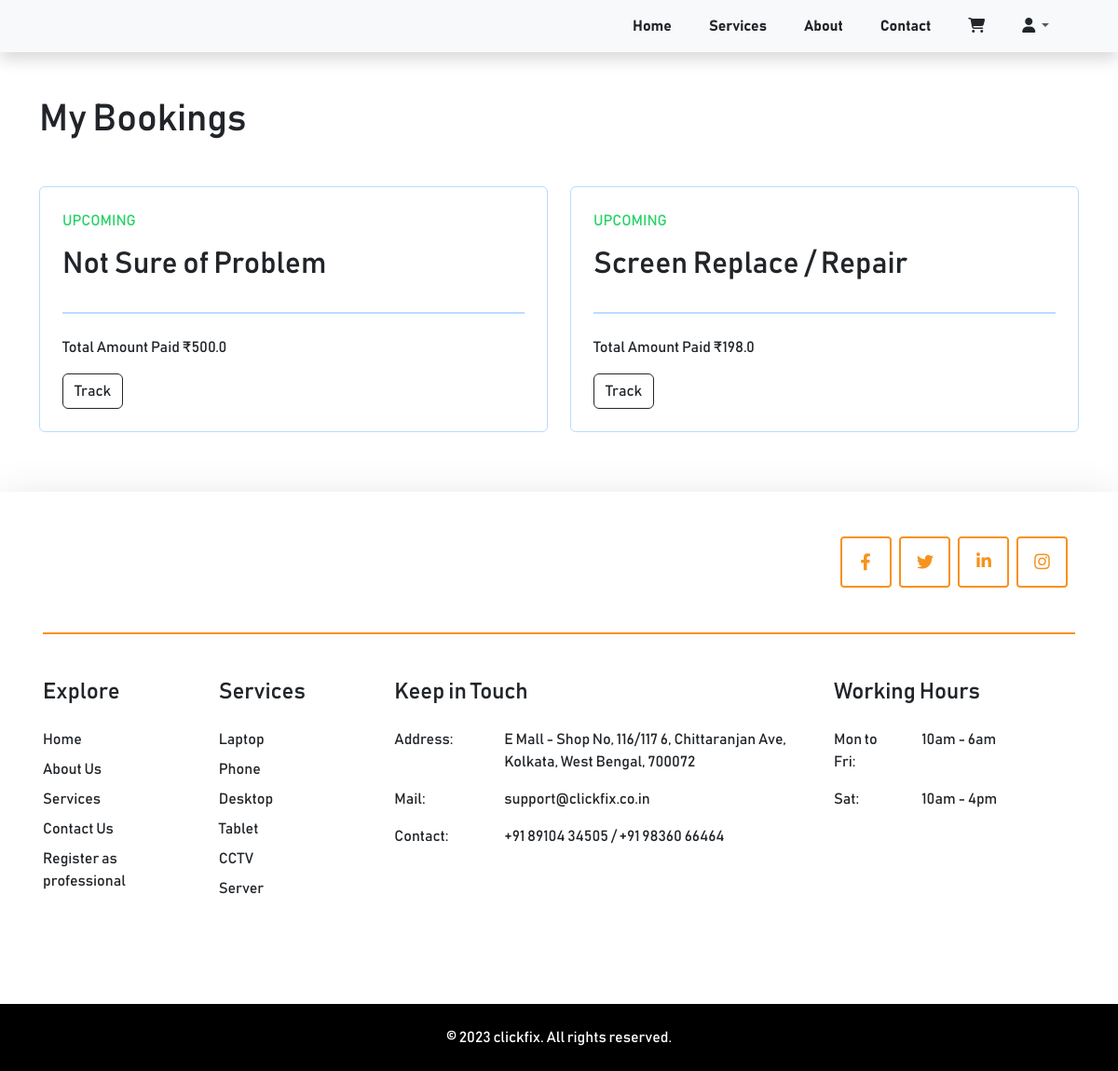
The page /bookings/ (signed in) on the database as committed earlier.
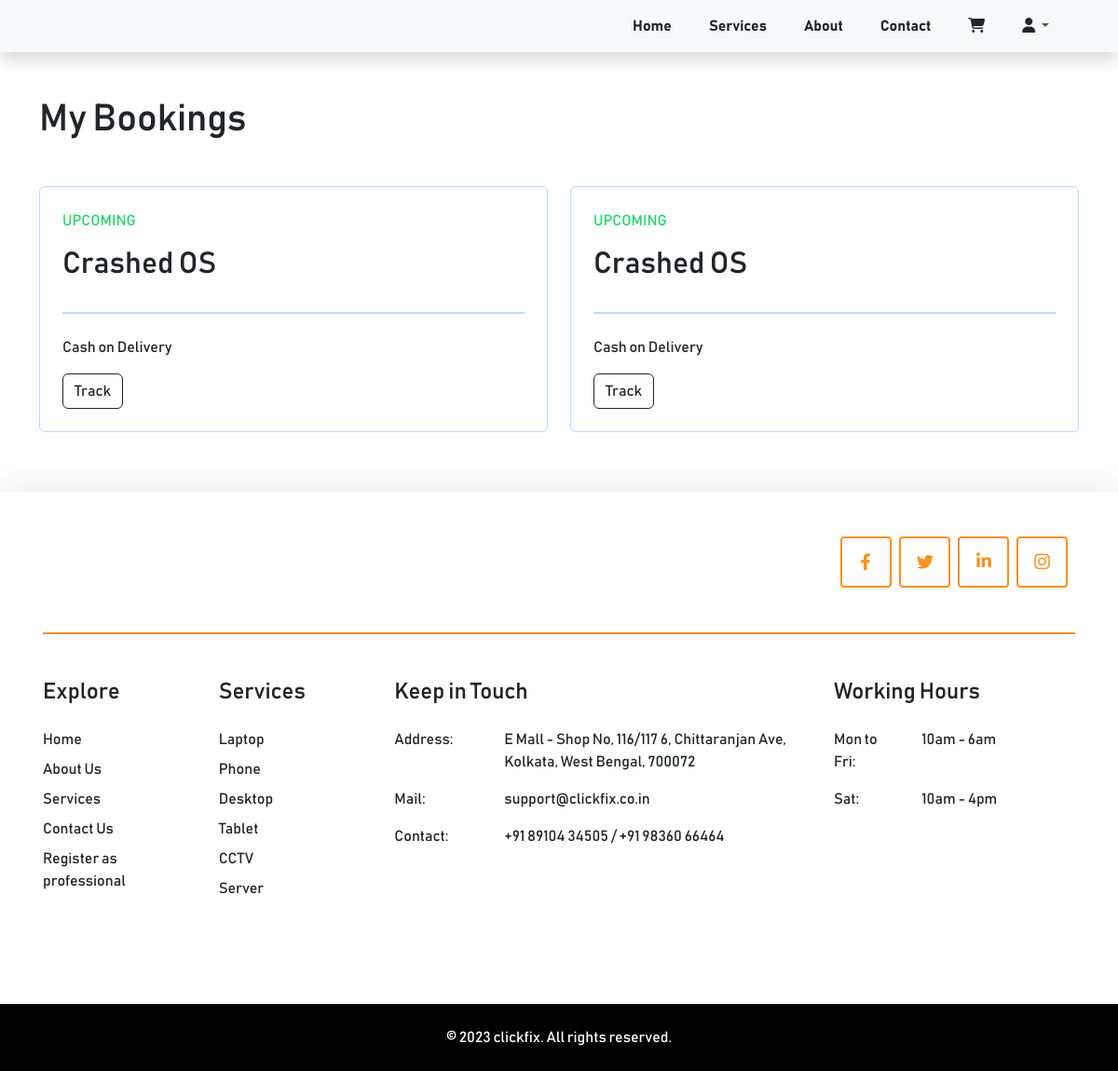
The same page on the database as committed later.
### razorpayAPI/models.py (models this page shows, shortened)
class OrderItem(models.Model):
    class Meta:
        verbose_name_plural = 'Order Items'
    TIME_SLOTS = (
        ("10am-12pm", "10am-12pm"),
        ("12pm-2pm", "12pm-2pm"),
        ("2pm-4pm", "2pm-4pm"),
        ("4pm-7pm", "4pm-7pm"),
    )
    order = models.ForeignKey(Order, on_delete=models.CASCADE, related_name="orderitems")
    sub_service = models.ForeignKey(SubServices, on_delete=models.CASCADE)
    quantity = models.IntegerField(default=0)
    start_date = models.DateField(null=True)
    time_slot = models.CharField(max_length=20, choices=TIME_SLOTS, default=1)
    created_at = models.DateTimeField(auto_now_add=True)
    updated_at = models.DateTimeField(auto_now=True)

class Order(models.Model):
    class Meta:
        verbose_name_plural = 'Orders'
    PAYMENT_CHOICES = (
        ('Pending', 'Pending'),
        ('Paid', 'Paid'),
        ('Failed', 'Failed'))
    BOOKING_CHOICES = (
        ('Upcoming', 'Upcoming'),
        ('Rescheduled', 'Rescheduled'),
        ('Job Completed', 'Job Completed'),
        ('Booking Not Accepted', 'Booking Not Accepted'))
    TRACKING_CHOICES = (
        (1, 'Booked Today'),
        (2, 'Out For Service'),
        (3, 'Service Begun'),
        (4, 'Service Completed'))
    PAYMENT_MODE = (
        ("cash_on_delivery", 'Cash on Delivery'),
        ("razorpay", "Razorpay"))
    user = models.ForeignKey(Profile, on_delete=models.CASCADE, null=True, blank=True)
    cart_id = models.CharField(max_length=10)
    session_id = models.CharField(max_length=100, null=True, blank=True)
    billing_details = models.ForeignKey(BillingDetails, on_delete=models.CASCADE)
    total_cost = models.FloatField(default=0.0)
    payment_status = models.CharField(max_length=20, choices=PAYMENT_CHOICES, default='Pending')
    razorpay_order_id = models.CharField(max_length=100, default="", null=True, blank=True)
    razorpay_payment_id = models.CharField(max_length=100, default="", null=True, blank=True)
    booking_status = models.CharField(max_length=30, choices=BOOKING_CHOICES, null=True, blank=True, default="Upcoming")
    tracking_status = models.IntegerField(choices=TRACKING_CHOICES, null=True, blank=True, default=1)
    service_provider = models.ForeignKey(Handyman, on_delete=models.SET_NULL, null=True, blank=True)
    payment_mode = models.CharField(max_length=20, choices=PAYMENT_MODE, null=True, blank=True, default="razorpay")
    show_amount_in_bookings = models.BooleanField(default=False)
    created_at = models.DateTimeField(auto_now_add=True)
    updated_at = models.DateTimeField(auto_now=True)

### clickfix/models.py (models this page shows)
class SubServices(models.Model):
    class Meta:
        verbose_name_plural = 'Sub Services'
    service = models.ForeignKey(Services, on_delete=models.CASCADE)
    sub_service_name = models.CharField(max_length=255)
    sub_service_card_image = models.ImageField(upload_to='service_cards', help_text='Small card image on left')
    sub_service_main_image = models.ImageField(upload_to='service_cards', help_text='Big card image on Right, which we scroll')
    sub_service_price = models.FloatField(default=0, null=True, blank=True)
    price_details = RichTextField(blank=True, null=True)
    description = RichTextField(blank=True, null=True)
    created_at = models.DateTimeField(auto_now_add=True)
    updated_at = models.DateTimeField(auto_now=True)
    def __str__(self):
        return self.sub_service_name

### clickfix/views.py (the view)
# urls.py: path('bookings/', views.bookings, name='bookings'),
def bookings(request):
    cart = get_cart(request)
    orders = []
    if request.user.is_authenticated:
        orders_by_logged_in_user = Order.objects.filter(user=request.user).order_by('-created_at')
        for order in orders_by_logged_in_user:
            orders.append(order)
    if 'nonuser' in request.session:
        orders_as_a_guest = Order.objects.filter(session_id=request.session['nonuser']).order_by('-created_at')
        for order in orders_as_a_guest:
            orders.append(order)
    order_items = []
    for item in orders:
        order_items += item.orderitems.all()
    data = {}
    data['cart'] = cart
    data['order_items'] = order_items
    return render(request, 'bookings.html', data)

### clickfix/views.py (called while the page is built)
def get_cart(request):
    try:
        if request.user.is_authenticated:
            cart = Cart.objects.get(user=request.user)
        else:
            cart = Cart.objects.get(session_id=request.session['nonuser'])
    except:
        cart = None
    return cart

### templates/bookings.html (shortened to what this page needs)
{% extends 'base.html' %}
{% load static %}
{% block content %}
    {% include 'includes/navbar.html' %}
    <div class="container my-5">
        {% if order_items %}
        <h1 class="mb-5">My Bookings</h1>
        {% endif %}
        <div class="row">
            {% for item in order_items %}
            <div class="col-md-6 mb-3">
                <div class="d-flex flex-column rounded p-4" style="border: 1px solid #BADBFF;">
                    <div class="d-flex flex-column">
                        {% if item.order.booking_status == "Upcoming" %}
                            <p class="text-uppercase" style="color: #25d366;">UPCOMING</p>
                        {% elif item.order.booking_status == "Booking Not Accepted" or item.order.payment_status == "Failed" %}
                            <p class="text-uppercase text-danger">BOOKING NOT ACCEPTED</p>
                        {% elif item.order.booking_status == "Rescheduled" %}
                            <p class="text-uppercase text-warning">Rescheduled</p>
                        {% elif item.order.booking_status == "Job Completed" %}
                            <p class="text-uppercase" style="color: #25d366;">Job Completed</p>
                        {% endif %}
                        <h2>{{ item.sub_service }}</h2>
                    </div>
                    <div class="my-4" style="border:1px solid #BADBFF;"></div>
                    <div class="row">
                        <div class="col-md-6 col-12 mb-3">
                            {% if item.order.payment_status == "Failed" %}
                                <span>Payment Failed</span>
                            {% else %}
                                {% if item.order.payment_mode == "cash_on_delivery" and not item.order.show_amount_in_bookings %}
                                <span>Cash on Delivery</span>
                                {% else %}
                                <span>Total Amount Paid ₹{{item.order.total_cost}}</span>
                                {% endif %}
                            {% endif %}
                        </div>
                        <div class="col-12">
                            <div class="d-flex">
                                {% if item.order.payment_status == "Failed" %}
                                    <a href="{% url 'cart:cart' %}" class="me-2 btn btn-outline-warning">Retry</a>
                                {% else %}
                                    <form action="{% url 'clickfix:live_tracking' %}" method="post">
                                        <button href="{% url 'clickfix:live_tracking' %}" type="submit" class="btn btn-outline-dark">Track</button>
                                    </form>
                                {% endif %}
                            </div>
                        </div>
                    </div>
                </div>
            </div>
            {% empty %}
            <h1 class="text-muted text-center">No Bookings</h1>
            {% endfor %}
        </div>
    </div>
    {% include 'includes/footer.html' %}
{% endblock %}

### templates/base.html (shortened to what this page needs)
{% load static %}
<!DOCTYPE html>
<html>
<head>
    <link rel="stylesheet" href="{% static 'css/bootstrap.min.css' %}">
    <link rel="stylesheet" href="https://cdnjs.cloudflare.com/ajax/libs/font-awesome/6.4.2/css/all.min.css" />
    <link rel="stylesheet" href="{% static 'css/slider/swiper.bundle.min.css' %}">
    <link rel="stylesheet" href="{% static 'css/slider/swiper_custom.css' %}">
    <link rel="stylesheet" href="{% static 'css/custom.css' %}">
</head>
<body>
    {% block content %}
    {% endblock %}
</body>
</html>

### templates/includes/navbar.html (shortened to what this page needs)
{% load static %}
    <nav class="navbar navbar-expand-lg navbar-light bg-light shadow">
        <div class="container">
          <div class="collapse navbar-collapse" id="navbarSupportedContent">
            <ul class="navbar-nav ms-auto">
                <li class="nav-item"><a class="nav-link text-dark fw-bold me-4" aria-current="page" href="{% url 'clickfix:home' %}">Home</a></li>
                <li class="nav-item"><a class="nav-link text-dark fw-bold me-4" href="{% url 'clickfix:home' %}#services">Services</a></li>
                <li class="nav-item"><a class="nav-link text-dark fw-bold me-4" href="{% url 'clickfix:home' %}#about">About</a></li>
                <li class="nav-item"><a class="nav-link text-dark fw-bold me-4" href="{% url 'clickfix:home' %}#contact_form">Contact</a></li>
                <li class="nav-item">
                  <a class="nav-link text-dark fw-bold me-4" href="{% url 'cart:cart' %}">
                    <i class="fa-solid fa-cart-shopping"></i>
                  </a>
                </li>
                <li class="nav-item dropdown me-4 pull-right">
                  <a class="nav-link dropdown-toggle" href="#" id="navbarDropdown" role="button" data-bs-toggle="dropdown" aria-expanded="false">
                    <i class="fa-solid fa-user text-dark"></i>
                  </a>
                </li>
            </ul>
          </div>
        </div>
      </nav>

### templates/includes/footer.html (shortened to what this page needs)
{% load static %}
<footer class="shadow-lg">
    <div class="container px-3">
        <div class="d-flex justify-content-between pt-5 flex-wrap">
            <img class="img-fluid footer_logo_image" src="{% static 'img/logo.png' %}" style="width: 150px;" alt="">
            <div class="d-flex align-items-center">
                <a href="https://www.facebook.com/profile.php?id=61551230633366&mibextid=avESrC" target="_blank"><img class="img-fluid me-2" style="height: 80%;" src="{% static 'img/facebook.png' %}" alt=""></a>
                <a href="#"><img class="img-fluid me-2" style="height: 80%;" src="{% static 'img/twitter.png' %}" alt=""></a>
                <a href="#"><img class="img-fluid me-2" style="height: 80%;" src="{% static 'img/linkedin.png' %}" alt=""></a>
                <a href="https://www.instagram.com/_clickfix_?utm_source=qr" target="_blank"><img class="img-fluid me-2" style="height: 80%;" src="{% static 'img/instagram.png' %}" alt=""></a>
            </div>
        </div>
        <div class="my-5" style="border: 1px solid #f6921e;"></div>
        <div class="row mb-5">
            <div class="col-md-2 col-sm-6 col-6 mb-4">
                <h4 class="mb-4">Explore</h4>
                <ul class="list-unstyled">
                    <li class="mb-2"><a class="text-decoration-none text-dark" href="{% url 'clickfix:home' %}">Home</a></li>
                    <li class="mb-2"><a class="text-decoration-none text-dark" href="{% url 'clickfix:home' %}#about">About Us</a></li>
                    <li class="mb-2"><a class="text-decoration-none text-dark" href="{% url 'clickfix:home' %}#services">Services</a></li>
                    <li class="mb-2"><a class="text-decoration-none text-dark" href="{% url 'clickfix:home' %}#contact_form">Contact Us</a></li>
                    <li class="mb-2"><a class="text-decoration-none text-dark" href="{% url 'clickfix:home' %}#contact_form">Register as professional</a></li>
                </ul>
            </div>
            <div class="col-md-2 col-6 mb-5">
                <h4 class="mb-4">Services</h4>
                <ul class="list-unstyled">
                    <li class="mb-2"><a class="text-decoration-none text-dark" href="#">Laptop</a></li>
                    <li class="mb-2"><a class="text-decoration-none text-dark" href="#">Phone</a></li>
                    <li class="mb-2"><a class="text-decoration-none text-dark" href="#">Desktop</a></li>
                    <li class="mb-2"><a class="text-decoration-none text-dark" href="#">Tablet</a></li>
                    <li class="mb-2"><a class="text-decoration-none text-dark" href="#">CCTV</a></li>
                    <li class="mb-2"><a class="text-decoration-none text-dark" href="#">Server</a></li>
                </ul>
            </div>
            <div class="col-md-5 col-sm-6 mb-5">
                <h4 class="mb-4">Keep in Touch</h4>
                <div class="row mb-3">
                    <div class="col-3">Address: </div>
                    <div class="col-9">E Mall  - Shop No, 116/117 6, Chittaranjan Ave, Kolkata, West Bengal, 700072</div>
                </div>
                <div class="row mb-3">
                    <div class="col-3">Mail: </div>
                    <div class="col-9">support@clickfix.co.in</div>
                </div>
                <div class="row mb-3">
                    <div class="col-3">Contact: </div>
                    <div class="col-9">+91 89104 34505 / +91 98360 66464</div>
                </div>
            </div>
            <div class="col-md-3 col-sm-6">
                <h4 class="mb-4">Working Hours</h4>
                <div class="row mb-3">
                    <div class="col-4">Mon to Fri: </div>
                    <div class="col-8">10am - 6am</div>
                </div>
                <div class="row mb-3">
                    <div class="col-4">Sat: </div>
                    <div class="col-8">10am - 4pm</div>
                </div>
            </div>
        </div>
    </div>
    <div class="d-flex justify-content-center align-items-center py-4" style="background-color: black; color: white;">
        <p class="mb-0">&copy; 2023 clickfix. All rights reserved.</p>
    </div>
</footer>

### templates/base.html (style rules this page uses)
body { box-sizing: border-box; font-family: 'bahnschrift'; }
h1, h2, h3, h4, h5, h6, p, a { font-family: 'bahnschrift'; }

Rows that differ between the two databases and show on the page:
removed OrderItem: shows "UPCOMING", sub_service "Not Sure of Problem", order.total_cost "500.0"
removed OrderItem: shows "UPCOMING", sub_service "Screen Replace / Repair", order.total_cost "198.0"
added OrderItem: shows "UPCOMING", sub_service "Crashed OS", shows "Cash on Delivery"
added OrderItem: shows "UPCOMING", sub_service "Crashed OS", shows "Cash on Delivery"
